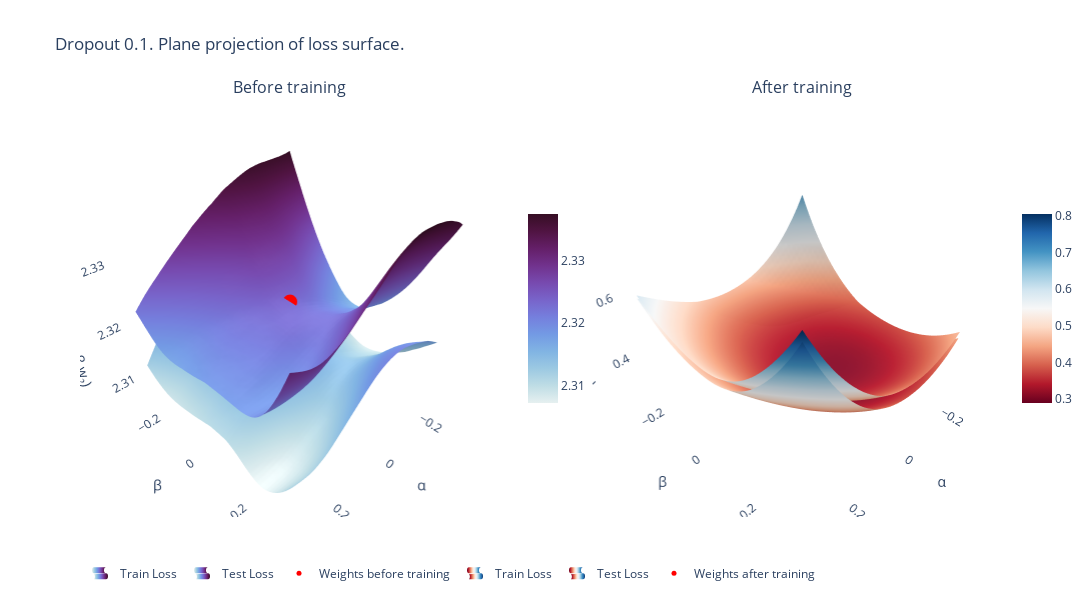

Here is the notebook cell this chart was saved with:
### Code cell
def add_surface_to_figure(fig, row, col, x, y, z_train_data, z_test_data, coloraxis, marker_title="Weights"):
    # Calculate the color range for this surface
    min_value = min(z_train_data.min(), z_test_data.min())
    max_value = max(z_train_data.max(), z_test_data.max())

    # Add train loss surface
    fig.add_trace(go.Surface(z=z_train_data, x=x, y=y, colorscale='RdBu',
                             cmin=min_value, cmax=max_value, coloraxis=coloraxis,
                             hovertemplate='α: %{x:.2f}<br>β: %{y:.2f}<br>Train Loss: %{z:.2f}',
                             showlegend=True,
                             name='Train Loss'),
                  row=row, col=col)

    # Add test loss surface
    fig.add_trace(go.Surface(z=z_test_data, x=x, y=y, colorscale='RdBu',
                             cmin=min_value, cmax=max_value, coloraxis=coloraxis,
                             hovertemplate='α: %{x:.2f}<br>β: %{y:.2f}<br>Test Loss: %{z:.2f}',
                             showlegend=True,
                             name='Test Loss'),
                  row=row, col=col)

    # Find indices where alpha and beta are closest to 0
    index_alpha_zero = np.argmin(np.abs(x))
    index_beta_zero = np.argmin(np.abs(y))

    # Extract the corresponding z values for train and test data
    z_train_at_zero = z_train_data[index_alpha_zero, index_beta_zero]
    z_test_at_zero = z_test_data[index_alpha_zero, index_beta_zero]

    # Add center point marker for train data
    fig.add_trace(go.Scatter3d(x=[0, 0], y=[0, 0], z=[z_train_at_zero, z_test_at_zero],
                               mode='markers',
                               marker=dict(size=5, color='red', symbol='circle'),
                               showlegend=True if row==1 else False,
                               name=marker_title if row==1 else None),
                  row=row, col=col)

# Create a subplot figure
fig = go.FigureWidget(make_subplots(rows=1, cols=2,
                                    specs=[[{'type': 'surface'}, {'type': 'surface'}]],
                                    subplot_titles=(f'Before training', f'After training')))

# Add initial state surfaces to the figure
add_surface_to_figure(fig, 1, 1, alphas, betas, z_train_initial, z_test_initial,
                      'coloraxis1', "Weights before training")

# Add final state surfaces to the figure
add_surface_to_figure(fig, 1, 2, alphas, betas, z_train_final, z_test_final,
                      'coloraxis2', "Weights after training")

# Define the colorbars
fig.update_layout(coloraxis1=dict(colorscale='dense', colorbar=dict(len=0.5, x=0.47)),
                  coloraxis2=dict(colorscale='RdBu', colorbar=dict(len=0.5, x=1)))

fig.update_layout(scene=dict(xaxis_title="α", yaxis_title="β",
                             xaxis_showbackground=False, yaxis_showbackground=False,
                             zaxis_showbackground=False, zaxis_title="L(θ + α w₁ + β w₂)"),
                                    legend=dict(
        x=0.0,  # This will push the legend to the right
        y=-0.1,
        orientation="h"
    ))

fig.update_layout(scene2=dict(xaxis_title="α", yaxis_title="β",
                             xaxis_showbackground=False, yaxis_showbackground=False,
                             zaxis_showbackground=False, zaxis_title="L(θ + α w₁ + β w₂)"),
                                    legend=dict(
        x=0.0,  # This will push the legend to the right
        y=-0.1,
        orientation="h"
    ))

fig.update_layout(height=600, width=1180,
                  title_text=f"{exp_key}. Plane projection of loss surface.")

# Show the plot
fig.show(config={'displaylogo': False})

### Figure 1 — Plotly figure (JSON) as saved in the notebook; plotly's stock layout.template omitted (floating-point values rounded to 4 significant figures; data arrays with more than 128 entries replaced by an {"elided": "..."} marker saying what was removed)
{"data": [{"cmax": 2.337, "cmin": 2.307, "coloraxis": "coloraxis", "colorscale": [[0, "rgb(103,0,31)"], [0.1, "rgb(178,24,43)"], [0.2, "rgb(214,96,77)"], [0.3, "rgb(244,165,130)"], [0.4, "rgb(253,219,199)"], [0.5, "rgb(247,247,247)"], [0.6, "rgb(209,229,240)"], [0.7, "rgb(146,197,222)"], [0.8, "rgb(67,147,195)"], [0.9, "rgb(33,102,172)"], [1, "rgb(5,48,97)"]], "hovertemplate": "α: %{x:.2f}<br>β: %{y:.2f}<br>Train Loss: %{z:.2f}", "name": "Train Loss", "scene": "scene", "showlegend": true, "type": "surface", "uid": "e1314b17-cdd8-4cf3-b96c-ffce0a2867ff", "x": [-0.3, -0.288, -0.276, -0.264, -0.252, -0.24, -0.228, -0.216, -0.204, -0.192, -0.18, -0.168, -0.156, -0.144, -0.132, -0.12, -0.108, -0.096, -0.084, -0.072, -0.06, -0.048, -0.036, -0.024, -0.012, 0, 0.012, 0.024, 0.036, 0.048, 0.06, 0.072, 0.084, 0.096, 0.108, 0.12, 0.132, 0.144, 0.156, 0.168, 0.18, 0.192, 0.204, 0.216, 0.228, 0.24, 0.252, 0.264, 0.276, 0.288, 0.3], "y": [-0.3, -0.288, -0.276, -0.264, -0.252, -0.24, -0.228, -0.216, -0.204, -0.192, -0.18, -0.168, -0.156, -0.144, -0.132, -0.12, -0.108, -0.096, -0.084, -0.072, -0.06, -0.048, -0.036, -0.024, -0.012, 0, 0.012, 0.024, 0.036, 0.048, 0.06, 0.072, 0.084, 0.096, 0.108, 0.12, 0.132, 0.144, 0.156, 0.168, 0.18, 0.192, 0.204, 0.216, 0.228, 0.24, 0.252, 0.264, 0.276, 0.288, 0.3], "z": {"elided": "51x51 float values"}}, {"cmax": 2.337, "cmin": 2.307, "coloraxis": "coloraxis", "colorscale": [[0, "rgb(103,0,31)"], [0.1, "rgb(178,24,43)"], [0.2, "rgb(214,96,77)"], [0.3, "rgb(244,165,130)"], [0.4, "rgb(253,219,199)"], [0.5, "rgb(247,247,247)"], [0.6, "rgb(209,229,240)"], [0.7, "rgb(146,197,222)"], [0.8, "rgb(67,147,195)"], [0.9, "rgb(33,102,172)"], [1, "rgb(5,48,97)"]], "hovertemplate": "α: %{x:.2f}<br>β: %{y:.2f}<br>Test Loss: %{z:.2f}", "name": "Test Loss", "scene": "scene", "showlegend": true, "type": "surface", "uid": "b2f4efde-d1c9-4cd7-b7c9-affdbde77621", "x": [-0.3, -0.288, -0.276, -0.264, -0.252, -0.24, -0.228, -0.216, -0.204, -0.192, -0.18, -0.168, -0.156, -0.144, -0.132, -0.12, -0.108, -0.096, -0.084, -0.072, -0.06, -0.048, -0.036, -0.024, -0.012, 0, 0.012, 0.024, 0.036, 0.048, 0.06, 0.072, 0.084, 0.096, 0.108, 0.12, 0.132, 0.144, 0.156, 0.168, 0.18, 0.192, 0.204, 0.216, 0.228, 0.24, 0.252, 0.264, 0.276, 0.288, 0.3], "y": [-0.3, -0.288, -0.276, -0.264, -0.252, -0.24, -0.228, -0.216, -0.204, -0.192, -0.18, -0.168, -0.156, -0.144, -0.132, -0.12, -0.108, -0.096, -0.084, -0.072, -0.06, -0.048, -0.036, -0.024, -0.012, 0, 0.012, 0.024, 0.036, 0.048, 0.06, 0.072, 0.084, 0.096, 0.108, 0.12, 0.132, 0.144, 0.156, 0.168, 0.18, 0.192, 0.204, 0.216, 0.228, 0.24, 0.252, 0.264, 0.276, 0.288, 0.3], "z": {"elided": "51x51 float values"}}, {"marker": {"color": "red", "size": 5, "symbol": "circle"}, "mode": "markers", "name": "Weights before training", "scene": "scene", "showlegend": true, "type": "scatter3d", "uid": "b74cda19-5bd0-4a5c-93f9-1434e5ca76e8", "x": [0, 0], "y": [0, 0], "z": [2.318, 2.323]}, {"cmax": 0.8045, "cmin": 0.2895, "coloraxis": "coloraxis2", "colorscale": [[0, "rgb(103,0,31)"], [0.1, "rgb(178,24,43)"], [0.2, "rgb(214,96,77)"], [0.3, "rgb(244,165,130)"], [0.4, "rgb(253,219,199)"], [0.5, "rgb(247,247,247)"], [0.6, "rgb(209,229,240)"], [0.7, "rgb(146,197,222)"], [0.8, "rgb(67,147,195)"], [0.9, "rgb(33,102,172)"], [1, "rgb(5,48,97)"]], "hovertemplate": "α: %{x:.2f}<br>β: %{y:.2f}<br>Train Loss: %{z:.2f}", "name": "Train Loss", "scene": "scene2", "showlegend": true, "type": "surface", "uid": "b31cb67d-3778-45a2-a7cb-6d92f39b338e", "x": [-0.3, -0.288, -0.276, -0.264, -0.252, -0.24, -0.228, -0.216, -0.204, -0.192, -0.18, -0.168, -0.156, -0.144, -0.132, -0.12, -0.108, -0.096, -0.084, -0.072, -0.06, -0.048, -0.036, -0.024, -0.012, 0, 0.012, 0.024, 0.036, 0.048, 0.06, 0.072, 0.084, 0.096, 0.108, 0.12, 0.132, 0.144, 0.156, 0.168, 0.18, 0.192, 0.204, 0.216, 0.228, 0.24, 0.252, 0.264, 0.276, 0.288, 0.3], "y": [-0.3, -0.288, -0.276, -0.264, -0.252, -0.24, -0.228, -0.216, -0.204, -0.192, -0.18, -0.168, -0.156, -0.144, -0.132, -0.12, -0.108, -0.096, -0.084, -0.072, -0.06, -0.048, -0.036, -0.024, -0.012, 0, 0.012, 0.024, 0.036, 0.048, 0.06, 0.072, 0.084, 0.096, 0.108, 0.12, 0.132, 0.144, 0.156, 0.168, 0.18, 0.192, 0.204, 0.216, 0.228, 0.24, 0.252, 0.264, 0.276, 0.288, 0.3], "z": {"elided": "51x51 float values"}}, {"cmax": 0.8045, "cmin": 0.2895, "coloraxis": "coloraxis2", "colorscale": [[0, "rgb(103,0,31)"], [0.1, "rgb(178,24,43)"], [0.2, "rgb(214,96,77)"], [0.3, "rgb(244,165,130)"], [0.4, "rgb(253,219,199)"], [0.5, "rgb(247,247,247)"], [0.6, "rgb(209,229,240)"], [0.7, "rgb(146,197,222)"], [0.8, "rgb(67,147,195)"], [0.9, "rgb(33,102,172)"], [1, "rgb(5,48,97)"]], "hovertemplate": "α: %{x:.2f}<br>β: %{y:.2f}<br>Test Loss: %{z:.2f}", "name": "Test Loss", "scene": "scene2", "showlegend": true, "type": "surface", "uid": "c44af8ad-0aa7-440f-aefe-433e05b1a0e9", "x": [-0.3, -0.288, -0.276, -0.264, -0.252, -0.24, -0.228, -0.216, -0.204, -0.192, -0.18, -0.168, -0.156, -0.144, -0.132, -0.12, -0.108, -0.096, -0.084, -0.072, -0.06, -0.048, -0.036, -0.024, -0.012, 0, 0.012, 0.024, 0.036, 0.048, 0.06, 0.072, 0.084, 0.096, 0.108, 0.12, 0.132, 0.144, 0.156, 0.168, 0.18, 0.192, 0.204, 0.216, 0.228, 0.24, 0.252, 0.264, 0.276, 0.288, 0.3], "y": [-0.3, -0.288, -0.276, -0.264, -0.252, -0.24, -0.228, -0.216, -0.204, -0.192, -0.18, -0.168, -0.156, -0.144, -0.132, -0.12, -0.108, -0.096, -0.084, -0.072, -0.06, -0.048, -0.036, -0.024, -0.012, 0, 0.012, 0.024, 0.036, 0.048, 0.06, 0.072, 0.084, 0.096, 0.108, 0.12, 0.132, 0.144, 0.156, 0.168, 0.18, 0.192, 0.204, 0.216, 0.228, 0.24, 0.252, 0.264, 0.276, 0.288, 0.3], "z": {"elided": "51x51 float values"}}, {"marker": {"color": "red", "size": 5, "symbol": "circle"}, "mode": "markers", "name": "Weights after training", "scene": "scene2", "showlegend": true, "type": "scatter3d", "uid": "83da3489-2081-4a29-8b6e-e2c02ff4565a", "x": [0, 0], "y": [0, 0], "z": [0.306, 0.3195]}], "layout": {"annotations": [{"font": {"size": 16}, "showarrow": false, "text": "Before training", "x": 0.225, "xanchor": "center", "xref": "paper", "y": 1, "yanchor": "bottom", "yref": "paper"}, {"font": {"size": 16}, "showarrow": false, "text": "After training", "x": 0.775, "xanchor": "center", "xref": "paper", "y": 1, "yanchor": "bottom", "yref": "paper"}], "coloraxis": {"colorbar": {"len": 0.5, "x": 0.47}, "colorscale": [[0, "rgb(230, 240, 240)"], [0.09091, "rgb(191, 221, 229)"], [0.1818, "rgb(156, 201, 226)"], [0.2727, "rgb(129, 180, 227)"], [0.3636, "rgb(115, 154, 228)"], [0.4545, "rgb(117, 127, 221)"], [0.5455, "rgb(120, 100, 202)"], [0.6364, "rgb(119, 74, 175)"], [0.7273, "rgb(113, 50, 141)"], [0.8182, "rgb(100, 31, 104)"], [0.9091, "rgb(80, 20, 66)"], [1, "rgb(54, 14, 36)"]]}, "coloraxis2": {"colorbar": {"len": 0.5, "x": 1}, "colorscale": [[0, "rgb(103,0,31)"], [0.1, "rgb(178,24,43)"], [0.2, "rgb(214,96,77)"], [0.3, "rgb(244,165,130)"], [0.4, "rgb(253,219,199)"], [0.5, "rgb(247,247,247)"], [0.6, "rgb(209,229,240)"], [0.7, "rgb(146,197,222)"], [0.8, "rgb(67,147,195)"], [0.9, "rgb(33,102,172)"], [1, "rgb(5,48,97)"]]}, "height": 600, "legend": {"orientation": "h", "x": 0, "y": -0.1}, "scene": {"domain": {"x": [0, 0.45], "y": [0, 1]}, "xaxis": {"showbackground": false, "title": {"text": "α"}}, "yaxis": {"showbackground": false, "title": {"text": "β"}}, "zaxis": {"showbackground": false, "title": {"text": "L(θ + α w₁ + β w₂)"}}}, "scene2": {"domain": {"x": [0.55, 1], "y": [0, 1]}, "xaxis": {"showbackground": false, "title": {"text": "α"}}, "yaxis": {"showbackground": false, "title": {"text": "β"}}, "zaxis": {"showbackground": false, "title": {"text": "L(θ + α w₁ + β w₂)"}}}, "title": {"text": "Dropout 0.1. Plane projection of loss surface."}, "width": 1180}}
